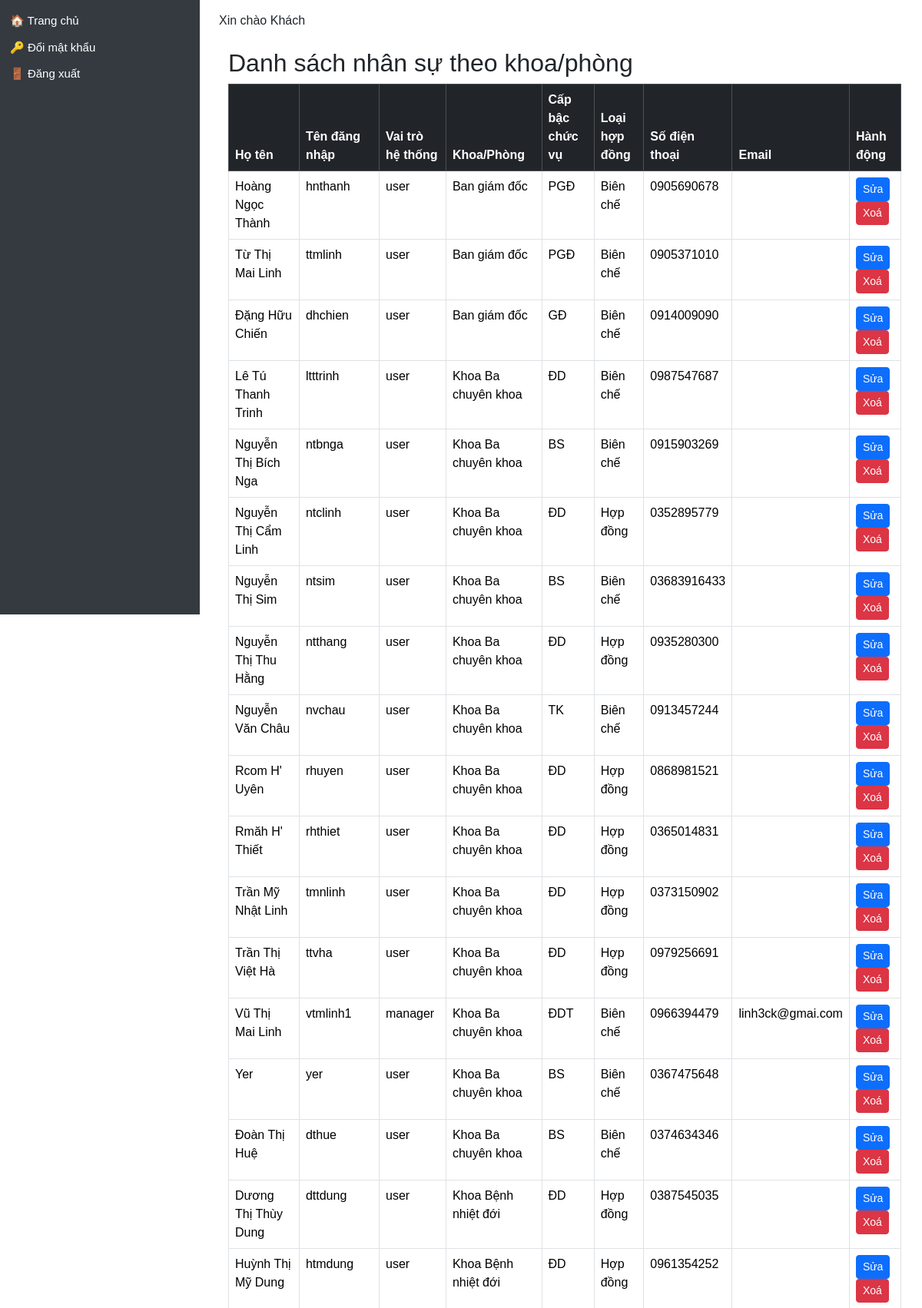
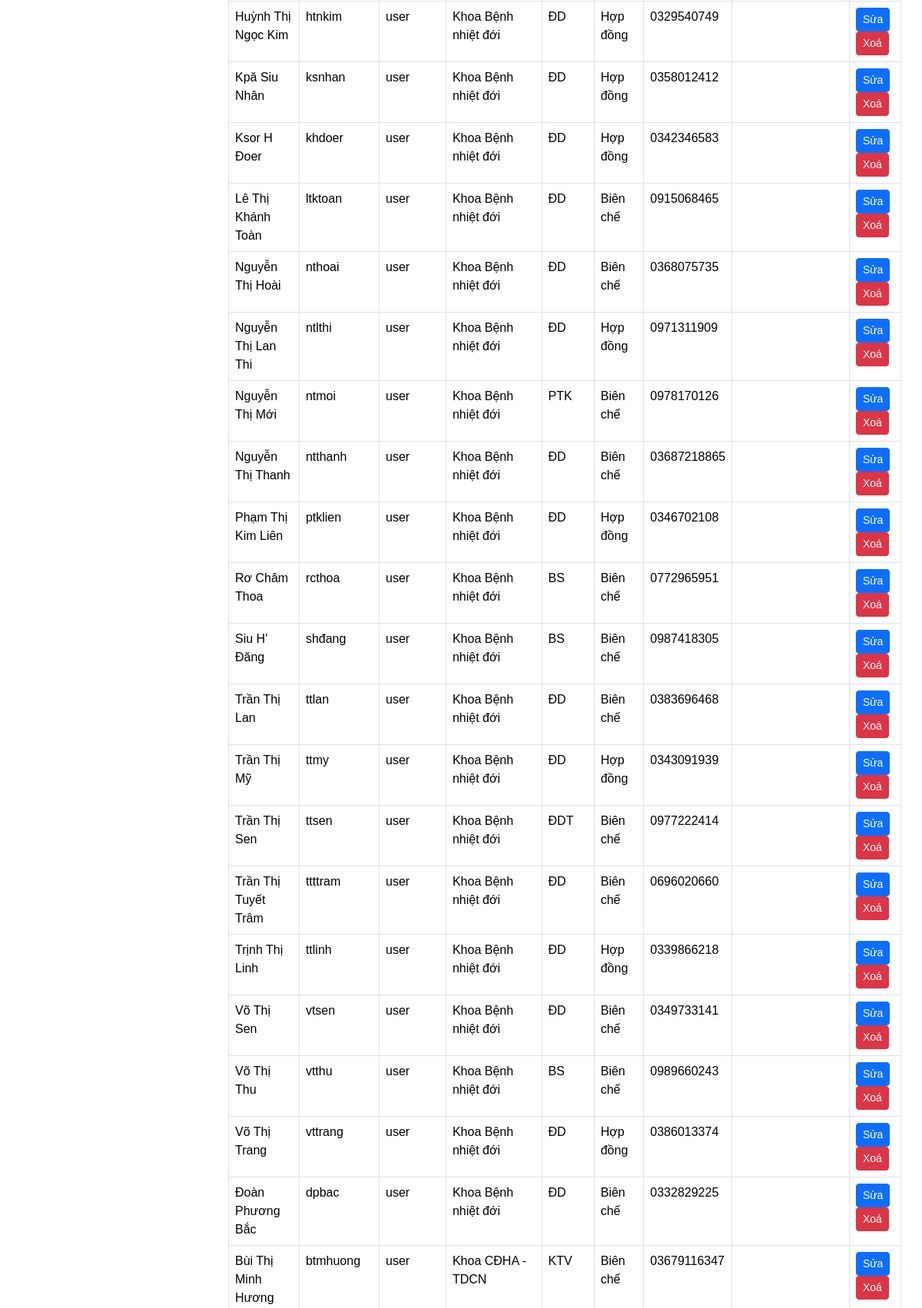
/users-by-department (upper part), run on the app's committed database (2 pictures, top to bottom).
### models/user.py (models this page shows)
class User(db.Model, UserMixin):
    __tablename__ = 'user'
    id = db.Column(db.Integer, primary_key=True)
    name = db.Column(db.String(100), nullable=False)
    username = db.Column(db.String(50), unique=True, nullable=False)
    password = db.Column(db.String(100), nullable=False)
    role = db.Column(db.String(20))  # admin / manager / user
    department = db.Column(db.String(100))
    position = db.Column(db.String(50))  # Bác sĩ / Điều dưỡng / KTV...
    contract_type = db.Column(db.String(50))  # Hợp đồng / Biên chế / v.v.
    email = db.Column(db.String(120))
    phone = db.Column(db.String(20))
    start_year = db.Column(db.Integer)  # ✅ Năm vào công tác (mới thêm)
    schedules = relationship("Schedule", back_populates="user")
    leave_requests = relationship('LeaveRequest', back_populates='user')

### app.py (the view)
@app.route('/users-by-department')
def users_by_department():
    user_role = session.get('role')
    user_dept = session.get('department')
    if user_role in ['manager', 'user']:
        users = User.query.filter(User.department == user_dept).order_by(User.name).all()
        departments = [user_dept]
        selected_department = user_dept
    else:
        departments = [d[0] for d in db.session.query(User.department).filter(User.department != None).distinct().all()]
        selected_department = request.args.get('department')
        if selected_department:
            users = User.query.filter(User.department == selected_department).order_by(User.name).all()
        else:
            users = User.query.order_by(User.department, User.name).all()
    return render_template(
        'users_by_department.html',
        users=users,
        departments=departments,
        selected_department=selected_department,
        current_user_role=user_role  # Truyền vào để template biết đang là role gì
    )

### app.py (called while the page is built)
@app.context_processor
def inject_user():
    user = None
    if 'user_id' in session:
        user = db.session.get(User, session['user_id'])
    return dict(user=user)

@app.context_processor
def inject_helpers():
    return dict(get_titled_names=get_titled_names)

@app.context_processor
def inject_helpers():
    return dict(get_titled_names=get_titled_names)

### templates/users_by_department.html (shortened to what this page needs)
{% extends "layout.html" %}
{% block content %}
<div class="container mt-4">
  <h2>Danh sách nhân sự theo khoa/phòng</h2>
  <table class="table table-bordered">
     <thead class="table-dark">
       <tr>
        <th>Họ tên</th>
        <th>Tên đăng nhập</th>
        <th>Vai trò hệ thống</th>
        <th>Khoa/Phòng</th>
        <th>Cấp bậc chức vụ</th>
        <th>Loại hợp đồng</th>
        <th>Số điện thoại</th>
        <th>Email</th>
        <th>Hành động</th>
       </tr>
    </thead>
    <tbody>
      {% for user in users %}
      <tr>
         <td>{{ user.name }}</td>
         <td>{{ user.username }}</td>
         <td>{{ user.role or '' }}</td>
         <td>{{ user.department }}</td>
         <td>{{ user.position or '' }}</td>
         <td>{{ user.contract_type or '' }}</td>
         <td>{{ user.phone or '' }}</td>
         <td>{{ user.email or '' }}</td>
         <td>
             <a href="/users/edit/{{ user.id }}" class="btn btn-sm btn-primary">Sửa</a>
             <a href="/users/delete/{{ user.id }}" class="btn btn-sm btn-danger" onclick="return confirm('Xác nhận xoá?')">Xoá</a>
         </td>
      </tr>
      {% endfor %}
    </tbody>
  </table>
</div>
{% endblock %}

### templates/layout.html (style rules this page uses)
body { margin: 0; font-family: Arial, sans-serif; }

### data on the page
User: name "Hoàng Ngọc Thành", username "hnthanh", role "user", department "Ban giám đốc", position "PGĐ", contract_type "Biên chế", phone "0905690678"
User: name "Từ Thị Mai Linh", username "ttmlinh", role "user", department "Ban giám đốc", position "PGĐ", contract_type "Biên chế", phone "0905371010"
User: name "Đặng Hữu Chiến", username "dhchien", role "user", department "Ban giám đốc", position "GĐ", contract_type "Biên chế", phone "0914009090"
User: name "Lê Tú Thanh Trinh", username "ltttrinh", role "user", department "Khoa Ba chuyên khoa", position "ĐD", contract_type "Biên chế", phone "0987547687"
User: name "Nguyễn Thị Bích Nga", username "ntbnga", role "user", department "Khoa Ba chuyên khoa", position "BS", contract_type "Biên chế", phone "0915903269"
User: name "Nguyễn Thị Cẩm Linh", username "ntclinh", role "user", department "Khoa Ba chuyên khoa", position "ĐD", contract_type "Hợp đồng", phone "0352895779"
User: name "Nguyễn Thị Sim", username "ntsim", role "user", department "Khoa Ba chuyên khoa", position "BS", contract_type "Biên chế", phone "03683916433"
User: name "Nguyễn Thị Thu Hằng", username "ntthang", role "user", department "Khoa Ba chuyên khoa", position "ĐD", contract_type "Hợp đồng", phone "0935280300"
User: name "Nguyễn Văn Châu", username "nvchau", role "user", department "Khoa Ba chuyên khoa", position "TK", contract_type "Biên chế", phone "0913457244"
User: name "Rcom H' Uyên", username "rhuyen", role "user", department "Khoa Ba chuyên khoa", position "ĐD", contract_type "Hợp đồng", phone "0868981521"
User: name "Rmăh H' Thiết", username "rhthiet", role "user", department "Khoa Ba chuyên khoa", position "ĐD", contract_type "Hợp đồng", phone "0365014831"
User: name "Trần Mỹ Nhật Linh", username "tmnlinh", role "user", department "Khoa Ba chuyên khoa", position "ĐD", contract_type "Hợp đồng", phone "0373150902"
User: name "Trần Thị Việt Hà", username "ttvha", role "user", department "Khoa Ba chuyên khoa", position "ĐD", contract_type "Hợp đồng", phone "0979256691"
User: name "Vũ Thị Mai Linh", username "vtmlinh1", role "manager", department "Khoa Ba chuyên khoa", position "ĐDT", contract_type "Biên chế", phone "0966394479", email "linh3ck@gmai.com"
User: name "Yer", username "yer", role "user", department "Khoa Ba chuyên khoa", position "BS", contract_type "Biên chế", phone "0367475648"
User: name "Đoàn Thị Huệ", username "dthue", role "user", department "Khoa Ba chuyên khoa", position "BS", contract_type "Biên chế", phone "0374634346"
User: name "Dương Thị Thùy Dung", username "dttdung", role "user", department "Khoa Bệnh nhiệt đới", position "ĐD", contract_type "Hợp đồng", phone "0387545035"
User: name "Huỳnh Thị Mỹ Dung", username "htmdung", role "user", department "Khoa Bệnh nhiệt đới", position "ĐD", contract_type "Hợp đồng", phone "0961354252"
User: name "Huỳnh Thị Ngọc Kim", username "htnkim", role "user", department "Khoa Bệnh nhiệt đới", position "ĐD", contract_type "Hợp đồng", phone "0329540749"
User: name "Kpă Siu Nhân", username "ksnhan", role "user", department "Khoa Bệnh nhiệt đới", position "ĐD", contract_type "Hợp đồng", phone "0358012412"
User: name "Ksor H Đoer", username "khdoer", role "user", department "Khoa Bệnh nhiệt đới", position "ĐD", contract_type "Hợp đồng", phone "0342346583"
User: name "Lê Thị Khánh Toàn", username "ltktoan", role "user", department "Khoa Bệnh nhiệt đới", position "ĐD", contract_type "Biên chế", phone "0915068465"
User: name "Nguyễn Thị Hoài", username "nthoai", role "user", department "Khoa Bệnh nhiệt đới", position "ĐD", contract_type "Biên chế", phone "0368075735"
User: name "Nguyễn Thị Lan Thi", username "ntlthi", role "user", department "Khoa Bệnh nhiệt đới", position "ĐD", contract_type "Hợp đồng", phone "0971311909"
User: name "Nguyễn Thị Mới", username "ntmoi", role "user", department "Khoa Bệnh nhiệt đới", position "PTK", contract_type "Biên chế", phone "0978170126"
User: name "Nguyễn Thị Thanh", username "ntthanh", role "user", department "Khoa Bệnh nhiệt đới", position "ĐD", contract_type "Biên chế", phone "03687218865"
User: name "Phạm Thị Kim Liên", username "ptklien", role "user", department "Khoa Bệnh nhiệt đới", position "ĐD", contract_type "Hợp đồng", phone "0346702108"
User: name "Rơ Châm Thoa", username "rcthoa", role "user", department "Khoa Bệnh nhiệt đới", position "BS", contract_type "Biên chế", phone "0772965951"
User: name "Siu H' Đăng", username "shđang", role "user", department "Khoa Bệnh nhiệt đới", position "BS", contract_type "Biên chế", phone "0987418305"
User: name "Trần Thị Lan", username "ttlan", role "user", department "Khoa Bệnh nhiệt đới", position "ĐD", contract_type "Biên chế", phone "0383696468"
User: name "Trần Thị Mỹ", username "ttmy", role "user", department "Khoa Bệnh nhiệt đới", position "ĐD", contract_type "Hợp đồng", phone "0343091939"
User: name "Trần Thị Sen", username "ttsen", role "user", department "Khoa Bệnh nhiệt đới", position "ĐDT", contract_type "Biên chế", phone "0977222414"
User: name "Trần Thị Tuyết Trâm", username "ttttram", role "user", department "Khoa Bệnh nhiệt đới", position "ĐD", contract_type "Biên chế", phone "0696020660"
User: name "Trịnh Thị Linh", username "ttlinh", role "user", department "Khoa Bệnh nhiệt đới", position "ĐD", contract_type "Hợp đồng", phone "0339866218"
User: name "Võ Thị Sen", username "vtsen", role "user", department "Khoa Bệnh nhiệt đới", position "ĐD", contract_type "Biên chế", phone "0349733141"
User: name "Võ Thị Thu", username "vtthu", role "user", department "Khoa Bệnh nhiệt đới", position "BS", contract_type "Biên chế", phone "0989660243"
User: name "Võ Thị Trang", username "vttrang", role "user", department "Khoa Bệnh nhiệt đới", position "ĐD", contract_type "Hợp đồng", phone "0386013374"
User: name "Đoàn Phương Bắc", username "dpbac", role "user", department "Khoa Bệnh nhiệt đới", position "ĐD", contract_type "Biên chế", phone "0332829225"
User: name "Bùi Thị Minh Hương", username "btmhuong", role "user", department "Khoa CĐHA - TDCN", position "KTV", contract_type "Biên chế", phone "03679116347"
